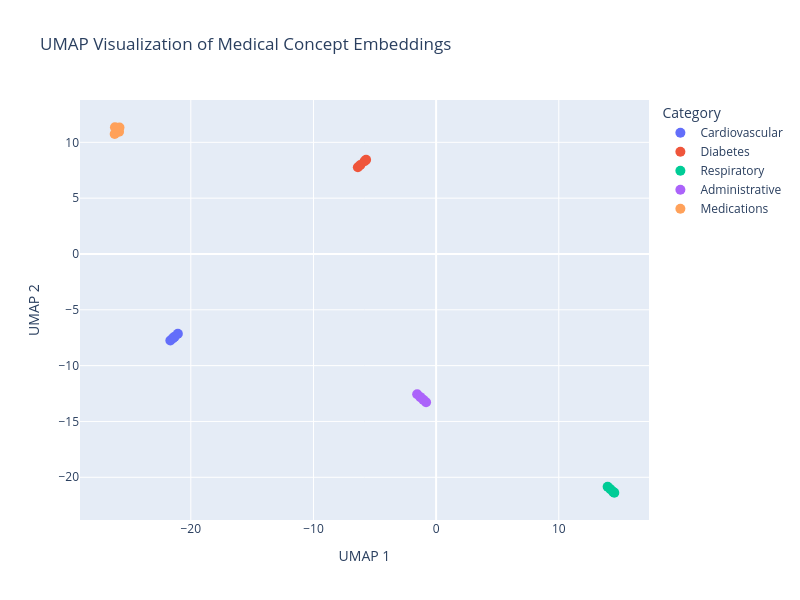

Source (notebook cell):
### Markdown cell above
## 9. Model Interpretability with UMAP

### Code cell
# Generate synthetic concept embeddings for visualization
print("🔍 Extracting and visualizing concept embeddings...")

# Simulate embeddings for medical concepts
n_concepts = 100
embedding_dim = 768

# Create clusters of related concepts
concept_categories = {
    'Cardiovascular': ['Atrial fibrillation', 'Hypertension', 'Heart failure', 'Myocardial infarction'],
    'Diabetes': ['Type 2 diabetes', 'Type 1 diabetes', 'Diabetic retinopathy', 'Insulin therapy'],
    'Respiratory': ['COPD', 'Asthma', 'Pneumonia', 'Bronchitis'],
    'Administrative': ['Hospital admission', 'Hospital discharge', 'ER visit', 'Outpatient visit'],
    'Medications': ['Metformin', 'Lisinopril', 'Aspirin', 'Atorvastatin']
}

# Generate embeddings with clustering
embeddings = []
labels = []
categories = []

for i, (category, concepts) in enumerate(concept_categories.items()):
    # Each category has a cluster center
    center = np.random.randn(embedding_dim) * 5
    
    for concept in concepts:
        # Add noise around cluster center
        embedding = center + np.random.randn(embedding_dim) * 0.5
        embeddings.append(embedding)
        labels.append(concept)
        categories.append(category)

embeddings = np.array(embeddings)

# Apply UMAP
print("Applying UMAP dimensionality reduction...")
reducer = umap.UMAP(n_neighbors=5, min_dist=0.1, metric='cosine', random_state=42)
embeddings_2d = reducer.fit_transform(embeddings)

# Create interactive plot
fig = px.scatter(
    x=embeddings_2d[:, 0],
    y=embeddings_2d[:, 1],
    color=categories,
    hover_data={'Concept': labels, 'Category': categories},
    title="UMAP Visualization of Medical Concept Embeddings",
    labels={'x': 'UMAP 1', 'y': 'UMAP 2', 'color': 'Category'}
)

fig.update_traces(marker=dict(size=10))
fig.update_layout(width=800, height=600)
fig.show()

print("\n✅ Concepts are clustered by their semantic similarity!")

### Figure 1 — Plotly figure (JSON) as saved in the notebook; plotly's stock layout.template omitted (floating-point values rounded to 4 significant figures)
{"data": [{"customdata": [["Atrial fibrillation", "Cardiovascular"], ["Hypertension", "Cardiovascular"], ["Heart failure", "Cardiovascular"], ["Myocardial infarction", "Cardiovascular"]], "hovertemplate": "Category=%{customdata[1]}<br>UMAP 1=%{x}<br>UMAP 2=%{y}<br>Concept=%{customdata[0]}<extra></extra>", "legendgroup": "Cardiovascular", "marker": {"color": "#636efa", "size": 10, "symbol": "circle"}, "mode": "markers", "name": "Cardiovascular", "orientation": "v", "showlegend": true, "type": "scatter", "x": [-21.67, -21.44, -21.32, -21.06], "xaxis": "x", "y": [-7.755, -7.533, -7.404, -7.144], "yaxis": "y"}, {"customdata": [["Type 2 diabetes", "Diabetes"], ["Type 1 diabetes", "Diabetes"], ["Diabetic retinopathy", "Diabetes"], ["Insulin therapy", "Diabetes"]], "hovertemplate": "Category=%{customdata[1]}<br>UMAP 1=%{x}<br>UMAP 2=%{y}<br>Concept=%{customdata[0]}<extra></extra>", "legendgroup": "Diabetes", "marker": {"color": "#EF553B", "size": 10, "symbol": "circle"}, "mode": "markers", "name": "Diabetes", "orientation": "v", "showlegend": true, "type": "scatter", "x": [-6.38, -6.176, -5.709, -5.835], "xaxis": "x", "y": [7.768, 7.971, 8.438, 8.312], "yaxis": "y"}, {"customdata": [["COPD", "Respiratory"], ["Asthma", "Respiratory"], ["Pneumonia", "Respiratory"], ["Bronchitis", "Respiratory"]], "hovertemplate": "Category=%{customdata[1]}<br>UMAP 1=%{x}<br>UMAP 2=%{y}<br>Concept=%{customdata[0]}<extra></extra>", "legendgroup": "Respiratory", "marker": {"color": "#00cc96", "size": 10, "symbol": "circle"}, "mode": "markers", "name": "Respiratory", "orientation": "v", "showlegend": true, "type": "scatter", "x": [14.53, 14.22, 13.98, 14.43], "xaxis": "x", "y": [-21.38, -21.07, -20.84, -21.29], "yaxis": "y"}, {"customdata": [["Hospital admission", "Administrative"], ["Hospital discharge", "Administrative"], ["ER visit", "Administrative"], ["Outpatient visit", "Administrative"]], "hovertemplate": "Category=%{customdata[1]}<br>UMAP 1=%{x}<br>UMAP 2=%{y}<br>Concept=%{customdata[0]}<extra></extra>", "legendgroup": "Administrative", "marker": {"color": "#ab63fa", "size": 10, "symbol": "circle"}, "mode": "markers", "name": "Administrative", "orientation": "v", "showlegend": true, "type": "scatter", "x": [-1.544, -1.281, -0.8177, -1.045], "xaxis": "x", "y": [-12.56, -12.82, -13.29, -13.06], "yaxis": "y"}, {"customdata": [["Metformin", "Medications"], ["Lisinopril", "Medications"], ["Aspirin", "Medications"], ["Atorvastatin", "Medications"]], "hovertemplate": "Category=%{customdata[1]}<br>UMAP 1=%{x}<br>UMAP 2=%{y}<br>Concept=%{customdata[0]}<extra></extra>", "legendgroup": "Medications", "marker": {"color": "#FFA15A", "size": 10, "symbol": "circle"}, "mode": "markers", "name": "Medications", "orientation": "v", "showlegend": true, "type": "scatter", "x": [-25.85, -25.82, -26.21, -26.18], "xaxis": "x", "y": [10.96, 11.33, 10.74, 11.35], "yaxis": "y"}], "layout": {"height": 600, "legend": {"title": {"text": "Category"}, "tracegroupgap": 0}, "title": {"text": "UMAP Visualization of Medical Concept Embeddings"}, "width": 800, "xaxis": {"anchor": "y", "domain": [0, 1], "title": {"text": "UMAP 1"}}, "yaxis": {"anchor": "x", "domain": [0, 1], "title": {"text": "UMAP 2"}}}}
